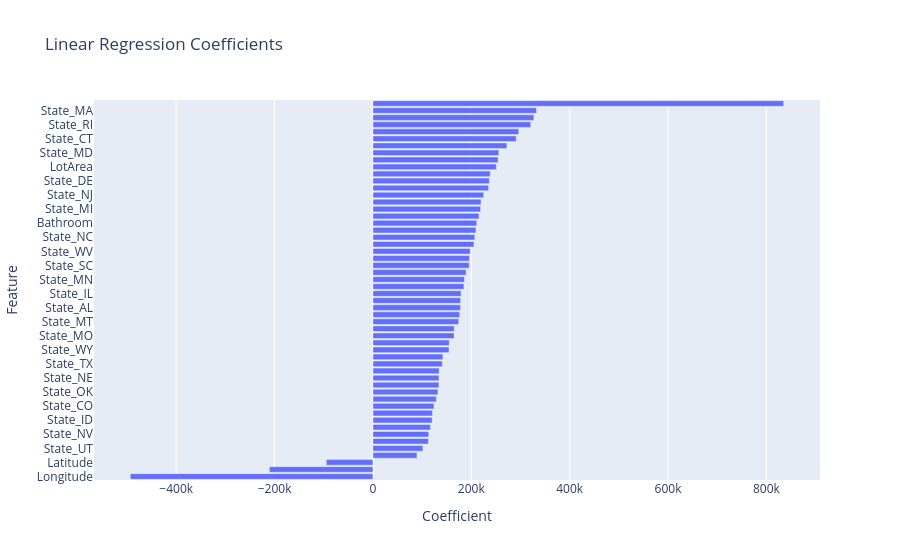

Notebook code for this chart:
### Markdown cell above
### Feature Importance (Coefficients)

A great way to visualize a multiple linear regression model is by plotting the coefficients.

### Code cell
coef_df = pd.DataFrame({
    'Feature': X_train.columns,
    'Coefficient': model.coef_
})

coef_df = coef_df.sort_values('Coefficient')

fig = px.bar(
    coef_df,
    x='Coefficient',
    y='Feature',
    orientation='h',
    title='Linear Regression Coefficients'
)

fig.show()

### Figure 1 — Plotly figure (JSON) as saved in the notebook; plotly's stock layout.template omitted (floating-point values rounded to 4 significant figures)
{"data": [{"hovertemplate": "Coefficient=%{x}<br>Feature=%{y}<extra></extra>", "legendgroup": "", "marker": {"color": "#636efa", "pattern": {"shape": ""}}, "name": "", "orientation": "h", "showlegend": false, "textposition": "auto", "type": "bar", "x": [-493300.0, -210600.0, -94850.0, 89490.0, 101600.0, 112700.0, 113400.0, 116900.0, 120300.0, 120900.0, 124100.0, 129000.0, 132200.0, 134100.0, 134200.0, 134600.0, 141100.0, 142300.0, 154700.0, 155100.0, 165000.0, 165500.0, 174400.0, 176400.0, 178100.0, 178300.0, 179300.0, 185000.0, 186100.0, 189500.0, 195700.0, 196200.0, 197800.0, 205500.0, 207000.0, 209500.0, 211100.0, 215600.0, 218900.0, 219700.0, 225100.0, 235200.0, 236700.0, 238500.0, 250800.0, 254400.0, 255900.0, 272300.0, 291200.0, 296400.0, 320800.0, 327200.0, 332500.0, 835100.0], "xaxis": "x", "y": ["Longitude", "Bedroom", "Latitude", "State_OR", "State_UT", "State_WA", "State_NV", "State_AZ", "State_ID", "State_NM", "State_CO", "State_ND", "State_OK", "State_KS", "State_NE", "State_LA", "State_TX", "State_SD", "State_WY", "State_MS", "State_MO", "State_AR", "State_MT", "State_GA", "State_AL", "State_CA", "State_IL", "State_IA", "State_MN", "State_KY", "State_SC", "State_IN", "State_WV", "State_WI", "State_NC", "State_OH", "Bathroom", "State_TN", "State_MI", "State_FL", "State_NJ", "State_VA", "State_DE", "State_NY", "LotArea", "State_PA", "State_MD", "State_VT", "State_CT", "State_NH", "State_RI", "State_ME", "State_MA", "Area"], "yaxis": "y"}], "layout": {"barmode": "relative", "legend": {"tracegroupgap": 0}, "title": {"text": "Linear Regression Coefficients"}, "xaxis": {"anchor": "y", "domain": [0, 1], "title": {"text": "Coefficient"}}, "yaxis": {"anchor": "x", "domain": [0, 1], "title": {"text": "Feature"}}}}
